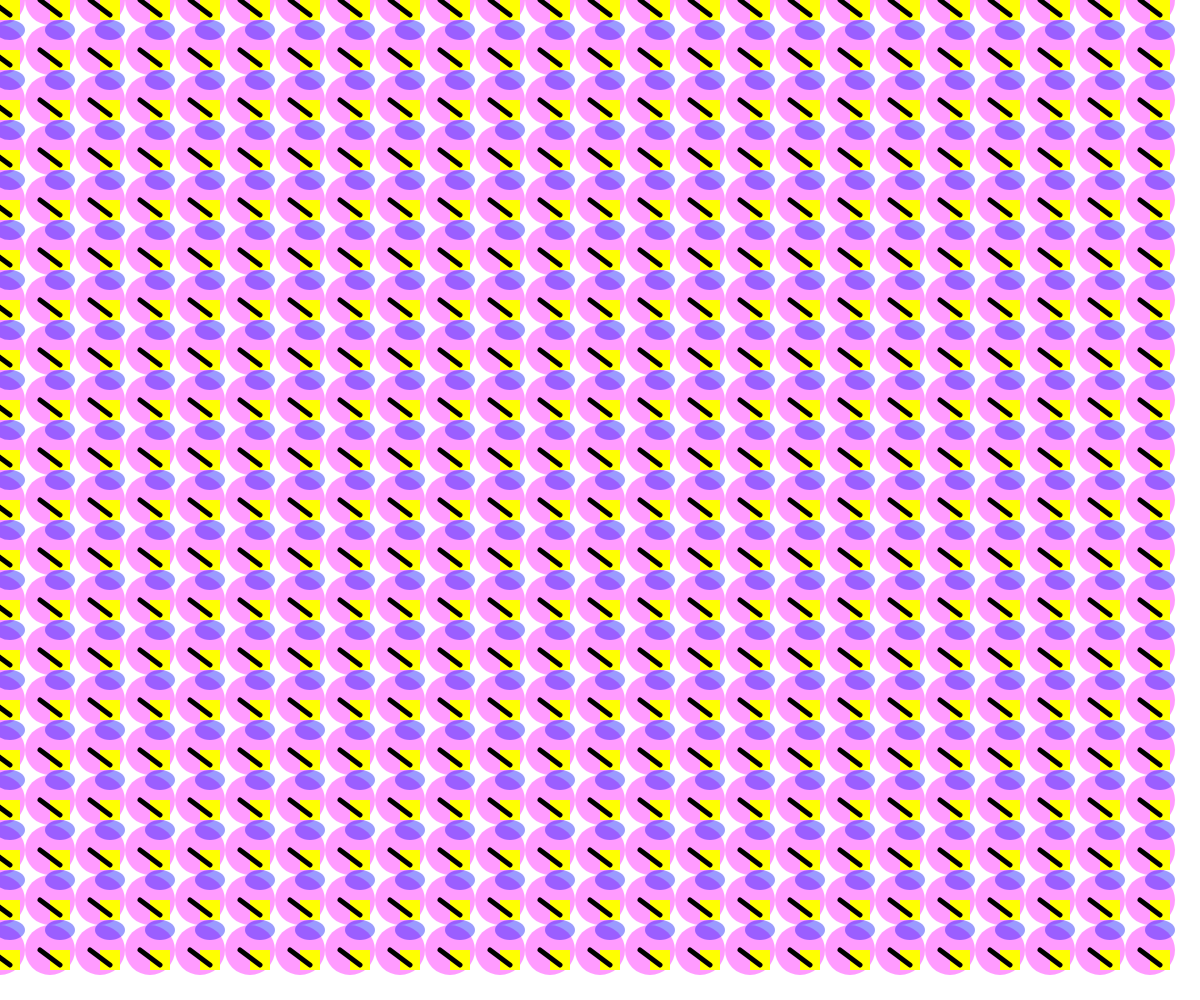
Frame 1 (no input)
Frame 60 (no input): identical to frame 1, image omitted
Frame 120 (the mouse pressed at the canvas centre since frame 60): identical to frame 1, image omitted

The p5.js sketch that drew this single still picture (run headless with seeded random() and noise() and a simulated clock; from frame 60 on, the mouse is pressed at the canvas centre):

// p5.js sketch
// ── sketch.js
function setup() {
  createCanvas(windowWidth, windowHeight);
}

function draw() {
  background(255);
  
  for(let y = 0; y < height; y += 50){
    for(let x = 0; x < width; x += 50){
      noStroke();
      fill(255, 0, 255, 100);
      circle(x, y, 50);
      
      fill(0, 0, 255, 100);
      ellipse(x + 10, y - 20, 30, 20);
      
      fill(255, 255, 0)
      square(x, y, 20);
     
      stroke(0);
      strokeWeight(5);
      line(x - 10, y, x + 10, y + 15);
    }
  }
}
